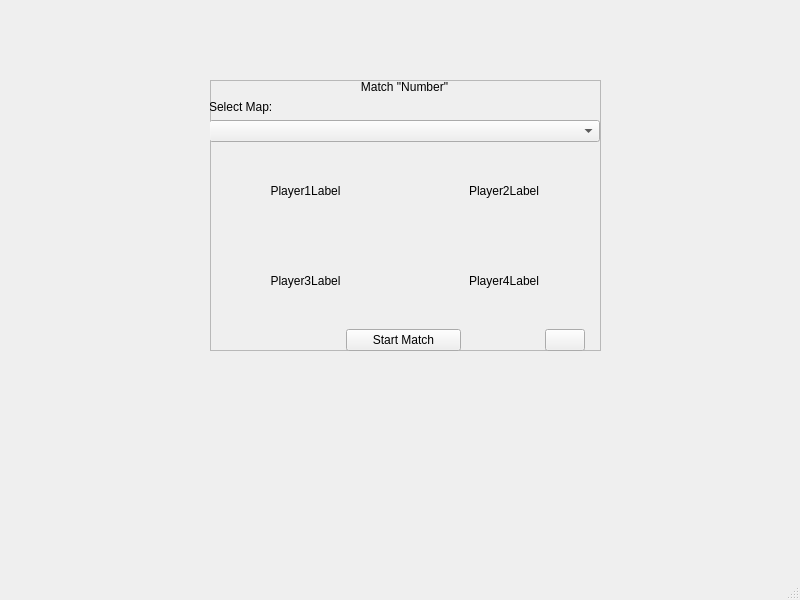
<?xml version="1.0" encoding="UTF-8"?>
<ui version="4.0">
 <class>MainWindow</class>
 <widget class="QMainWindow" name="MainWindow">
  <property name="geometry">
   <rect>
    <x>0</x>
    <y>0</y>
    <width>800</width>
    <height>600</height>
   </rect>
  </property>
  <property name="windowTitle">
   <string>MainWindow</string>
  </property>
  <widget class="QWidget" name="centralwidget">
   <widget class="QLabel" name="Label_BackgroundImage">
    <property name="enabled">
     <bool>true</bool>
    </property>
    <property name="geometry">
     <rect>
      <x>0</x>
      <y>0</y>
      <width>801</width>
      <height>551</height>
     </rect>
    </property>
    <property name="frameShape">
     <enum>QFrame::NoFrame</enum>
    </property>
    <property name="text">
     <string/>
    </property>
    <property name="pixmap">
     <pixmap resource="assets/resources.qrc">:/main_menu.png</pixmap>
    </property>
    <property name="scaledContents">
     <bool>true</bool>
    </property>
   </widget>
   <widget class="QFrame" name="MatchOptionsFrame">
    <property name="enabled">
     <bool>false</bool>
    </property>
    <property name="geometry">
     <rect>
      <x>210</x>
      <y>80</y>
      <width>391</width>
      <height>271</height>
     </rect>
    </property>
    <property name="autoFillBackground">
     <bool>true</bool>
    </property>
    <property name="frameShape">
     <enum>QFrame::StyledPanel</enum>
    </property>
    <property name="frameShadow">
     <enum>QFrame::Raised</enum>
    </property>
    <widget class="QWidget" name="verticalLayoutWidget">
     <property name="geometry">
      <rect>
       <x>0</x>
       <y>0</y>
       <width>391</width>
       <height>271</height>
      </rect>
     </property>
     <layout class="QVBoxLayout" name="verticalLayout">
      <property name="sizeConstraint">
       <enum>QLayout::SetNoConstraint</enum>
      </property>
      <item>
       <layout class="QHBoxLayout" name="horizontalLayout">
        <property name="sizeConstraint">
         <enum>QLayout::SetNoConstraint</enum>
        </property>
        <item>
         <widget class="QLabel" name="CreateMatchLabel">
          <property name="frameShape">
           <enum>QFrame::NoFrame</enum>
          </property>
          <property name="frameShadow">
           <enum>QFrame::Raised</enum>
          </property>
          <property name="text">
           <string>Create a match with code:</string>
          </property>
          <property name="textFormat">
           <enum>Qt::AutoText</enum>
          </property>
          <property name="scaledContents">
           <bool>false</bool>
          </property>
          <property name="wordWrap">
           <bool>false</bool>
          </property>
         </widget>
        </item>
        <item>
         <widget class="QLineEdit" name="CreateMatchLineEdit">
          <property name="text">
           <string/>
          </property>
          <property name="placeholderText">
           <string>4 Digits</string>
          </property>
          <property name="clearButtonEnabled">
           <bool>false</bool>
          </property>
         </widget>
        </item>
        <item>
         <widget class="QPushButton" name="CreateMatchButton">
          <property name="text">
           <string>CREATE</string>
          </property>
         </widget>
        </item>
       </layout>
      </item>
      <item>
       <layout class="QHBoxLayout" name="horizontalLayout_2">
        <property name="sizeConstraint">
         <enum>QLayout::SetNoConstraint</enum>
        </property>
        <item>
         <widget class="QLabel" name="JoinMatchLabel">
          <property name="enabled">
           <bool>false</bool>
          </property>
          <property name="frameShape">
           <enum>QFrame::NoFrame</enum>
          </property>
          <property name="frameShadow">
           <enum>QFrame::Raised</enum>
          </property>
          <property name="text">
           <string>Join a match with code:</string>
          </property>
          <property name="textFormat">
           <enum>Qt::AutoText</enum>
          </property>
          <property name="scaledContents">
           <bool>false</bool>
          </property>
          <property name="wordWrap">
           <bool>false</bool>
          </property>
         </widget>
        </item>
        <item>
         <widget class="QLineEdit" name="JoinMatchLineEdit">
          <property name="text">
           <string/>
          </property>
          <property name="placeholderText">
           <string>4 Digits</string>
          </property>
          <property name="clearButtonEnabled">
           <bool>false</bool>
          </property>
         </widget>
        </item>
        <item>
         <widget class="QPushButton" name="JoinMatchButton">
          <property name="text">
           <string>JOIN</string>
          </property>
         </widget>
        </item>
       </layout>
      </item>
     </layout>
    </widget>
   </widget>
   <widget class="QFrame" name="PreMatchFrame">
    <property name="enabled">
     <bool>true</bool>
    </property>
    <property name="geometry">
     <rect>
      <x>210</x>
      <y>80</y>
      <width>391</width>
      <height>271</height>
     </rect>
    </property>
    <property name="autoFillBackground">
     <bool>true</bool>
    </property>
    <property name="frameShape">
     <enum>QFrame::StyledPanel</enum>
    </property>
    <property name="frameShadow">
     <enum>QFrame::Raised</enum>
    </property>
    <widget class="QWidget" name="verticalLayoutWidget_2">
     <property name="geometry">
      <rect>
       <x>-1</x>
       <y>0</y>
       <width>391</width>
       <height>271</height>
      </rect>
     </property>
     <layout class="QVBoxLayout" name="verticalLayout_2" stretch="0,0,0,5,2">
      <property name="sizeConstraint">
       <enum>QLayout::SetNoConstraint</enum>
      </property>
      <item>
       <widget class="QLabel" name="PreMatchLabel">
        <property name="enabled">
         <bool>true</bool>
        </property>
        <property name="layoutDirection">
         <enum>Qt::LeftToRight</enum>
        </property>
        <property name="autoFillBackground">
         <bool>false</bool>
        </property>
        <property name="frameShape">
         <enum>QFrame::NoFrame</enum>
        </property>
        <property name="text">
         <string>Match &quot;Number&quot;</string>
        </property>
        <property name="scaledContents">
         <bool>false</bool>
        </property>
        <property name="alignment">
         <set>Qt::AlignCenter</set>
        </property>
       </widget>
      </item>
      <item>
       <widget class="QLabel" name="SelectMapLabel">
        <property name="text">
         <string>Select Map:</string>
        </property>
        <property name="scaledContents">
         <bool>false</bool>
        </property>
       </widget>
      </item>
      <item>
       <widget class="QComboBox" name="SelectMapComboBox"/>
      </item>
      <item>
       <layout class="QGridLayout" name="gridLayout">
        <item row="1" column="3">
         <widget class="QLabel" name="Player2Label">
          <property name="text">
           <string>Player2Label</string>
          </property>
          <property name="alignment">
           <set>Qt::AlignCenter</set>
          </property>
         </widget>
        </item>
        <item row="2" column="3">
         <widget class="QLabel" name="Player4Label">
          <property name="text">
           <string>Player4Label</string>
          </property>
          <property name="alignment">
           <set>Qt::AlignCenter</set>
          </property>
         </widget>
        </item>
        <item row="2" column="2">
         <widget class="QLabel" name="Player3Label">
          <property name="text">
           <string>Player3Label</string>
          </property>
          <property name="alignment">
           <set>Qt::AlignCenter</set>
          </property>
         </widget>
        </item>
        <item row="1" column="2">
         <widget class="QLabel" name="Player1Label">
          <property name="text">
           <string>Player1Label</string>
          </property>
          <property name="alignment">
           <set>Qt::AlignCenter</set>
          </property>
         </widget>
        </item>
       </layout>
      </item>
      <item>
       <layout class="QHBoxLayout" name="horizontalLayout_3" stretch="0,10,0,1,0">
        <item>
         <spacer name="horizontalSpacer_2">
          <property name="orientation">
           <enum>Qt::Horizontal</enum>
          </property>
          <property name="sizeType">
           <enum>QSizePolicy::Fixed</enum>
          </property>
          <property name="sizeHint" stdset="0">
           <size>
            <width>137</width>
            <height>20</height>
           </size>
          </property>
         </spacer>
        </item>
        <item>
         <widget class="QPushButton" name="StartMatchButton">
          <property name="enabled">
           <bool>true</bool>
          </property>
          <property name="text">
           <string>Start Match</string>
          </property>
         </widget>
        </item>
        <item>
         <spacer name="horizontalSpacer">
          <property name="orientation">
           <enum>Qt::Horizontal</enum>
          </property>
          <property name="sizeType">
           <enum>QSizePolicy::Fixed</enum>
          </property>
          <property name="sizeHint" stdset="0">
           <size>
            <width>78</width>
            <height>20</height>
           </size>
          </property>
         </spacer>
        </item>
        <item>
         <widget class="QPushButton" name="RefreshButton">
          <property name="text">
           <string/>
          </property>
          <property name="icon">
           <iconset theme="view-refresh"/>
          </property>
          <property name="autoDefault">
           <bool>false</bool>
          </property>
          <property name="default">
           <bool>false</bool>
          </property>
          <property name="flat">
           <bool>false</bool>
          </property>
         </widget>
        </item>
        <item>
         <spacer name="horizontalSpacer_3">
          <property name="orientation">
           <enum>Qt::Horizontal</enum>
          </property>
          <property name="sizeType">
           <enum>QSizePolicy::Fixed</enum>
          </property>
          <property name="sizeHint" stdset="0">
           <size>
            <width>15</width>
            <height>20</height>
           </size>
          </property>
         </spacer>
        </item>
       </layout>
      </item>
     </layout>
    </widget>
   </widget>
  </widget>
  <widget class="QMenuBar" name="menubar">
   <property name="geometry">
    <rect>
     <x>0</x>
     <y>0</y>
     <width>800</width>
     <height>22</height>
    </rect>
   </property>
  </widget>
  <widget class="QStatusBar" name="statusbar"/>
 </widget>
 <resources>
  <include location="assets/resources.qrc"/>
 </resources>
 <connections/>
</ui>
